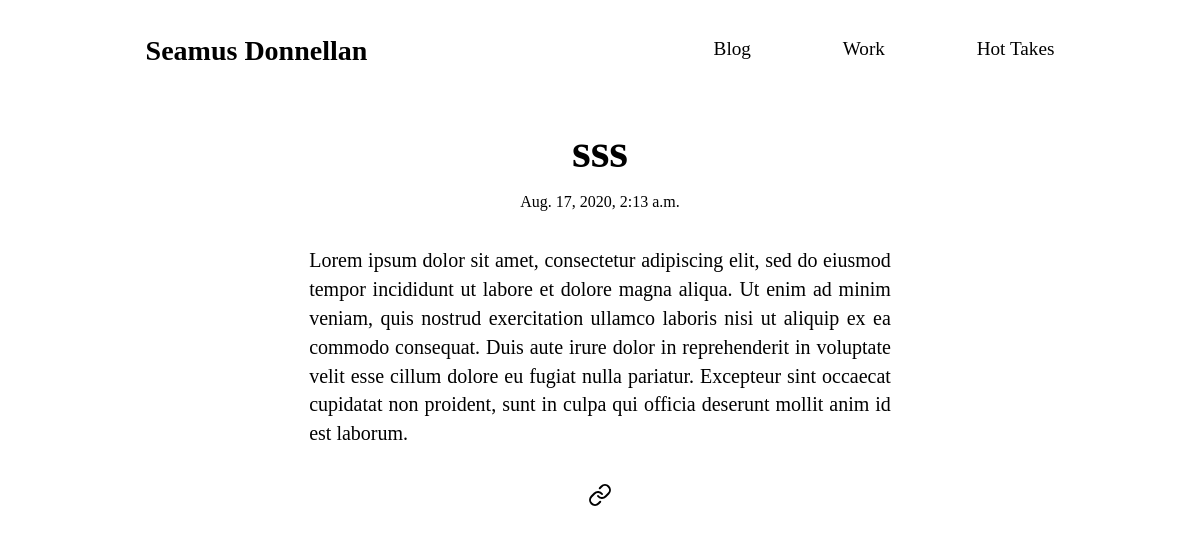
/post/sus/, run on the app's committed database.
### core/models.py (models this page shows, shortened)
class Post(models.Model):
    author = models.ForeignKey(User, on_delete=models.CASCADE)
    title = models.CharField(max_length=150)
    content = RichTextField()
    timestamp = models.DateTimeField(auto_now_add=True)
    slug = models.SlugField(unique=True,default="",max_length=1000)

### core/views.py (the view)
# urls.py: path('post/<slug>/',views.post_detail,name='post'),
def post_detail(request,slug):
    post = get_object_or_404(Post, slug=slug)
    return render(request,'core/post.html',{'post':post})

### core/templates/core/post.html (shortened to what this page needs)
{% extends 'core/base.html' %}
{% block content %}
<div class="post">
    <h1>{{ post.title }}</h1>
    <p>{{ post.timestamp }}</p>
    <div class="post__text">
        <p>{{ post.content | safe }}</p>
    </div>
    <div style="text-align: center; display: flex; justify-content: center;" class="post__icons">
        <a href="index" data-feather="link"></a>
    </div>
</div>
{% endblock %}

### core/static/css/main.css (style rules this page uses)
* { margin: 0; padding: 0; -webkit-box-sizing: border-box; box-sizing: border-box; vertical-align: middle; }
.post { margin: 5% 10%; height: auto; font-family: "Biko"; width: auto; word-wrap: break-word; }
.post h1 { font-family: "Biko"; font-size: 3em; text-align: center; }
.post p { font-family: "Biko"; word-wrap: break-word; margin: 15px 0; font-weight: lighter; text-align: center; }
.post__text { line-height: 1.8em; margin: 35px 18%; }
.post__text p { font-weight: lighter; text-align: justify; font-size: 20px; }

### data on the page
Post: title "sss", timestamp "Aug. 17, 2020, 2:13 a.m.", content "Lorem ipsum dolor sit amet, consectetur adipiscing elit, sed do eiusmod tempor incididunt ut labore et dolore magna aliqua. Ut enim ad minim veniam, quis nostrud exercitation ullamco laboris nisi ut aliquip ex ea commodo consequat. Duis aute irure dolor in reprehenderit in voluptate velit esse cillum dolore eu fugiat nulla pariatur. Excepteur sint occaecat cupidatat non proident, sunt in culpa qui officia deserunt mollit anim id est laborum."
